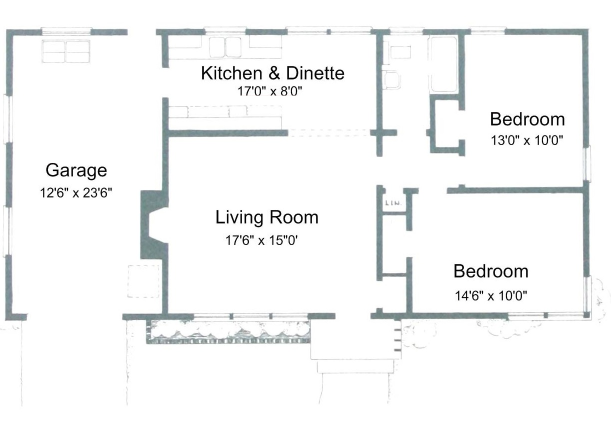
#> input picture ART Relabel/1.png, 1222 x 858 px (shown at 1/2 size)
$ jupyter execute --allow-errors Relabeling.ipynb
#> lines starting #> are read from the running program, lines starting #| are printed output that depends on the picture; after the words box and inside, x2 and y2 are one past the last pixel; in counts of white or black regions, pixels touching at a corner belong together
[cell 1]
import cv2
from matplotlib import pyplot as plt

[cell 2]
# Load image, grayscale, Gaussian blur, adaptive threshold
image = cv2.imread('1.png')
#> image is the input picture: shape (858, 1222, 3); mean B, G, R 245.3, 245.1, 244.2
gray = cv2.cvtColor(image, cv2.COLOR_BGR2GRAY)
blur = cv2.GaussianBlur(gray, (9,9), 0)
thresh = cv2.adaptiveThreshold(blur,255,cv2.ADAPTIVE_THRESH_GAUSSIAN_C, cv2.THRESH_BINARY_INV,11,30)
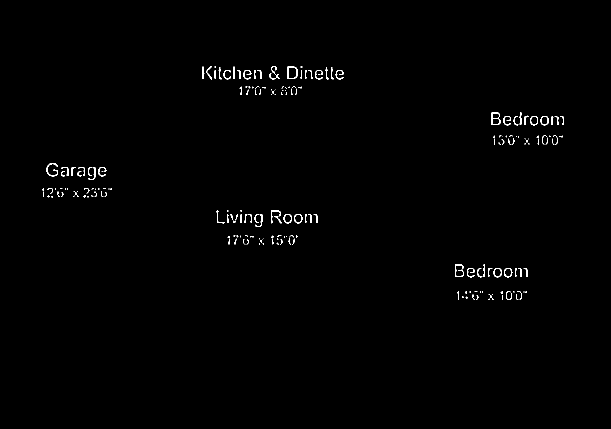
#> thresh: shape (858, 1222) (shown at 1/2 size); 0.6% white in thin lines or dots, all inside (x1, y1, x2, y2) = (84, 132, 1128, 600)
